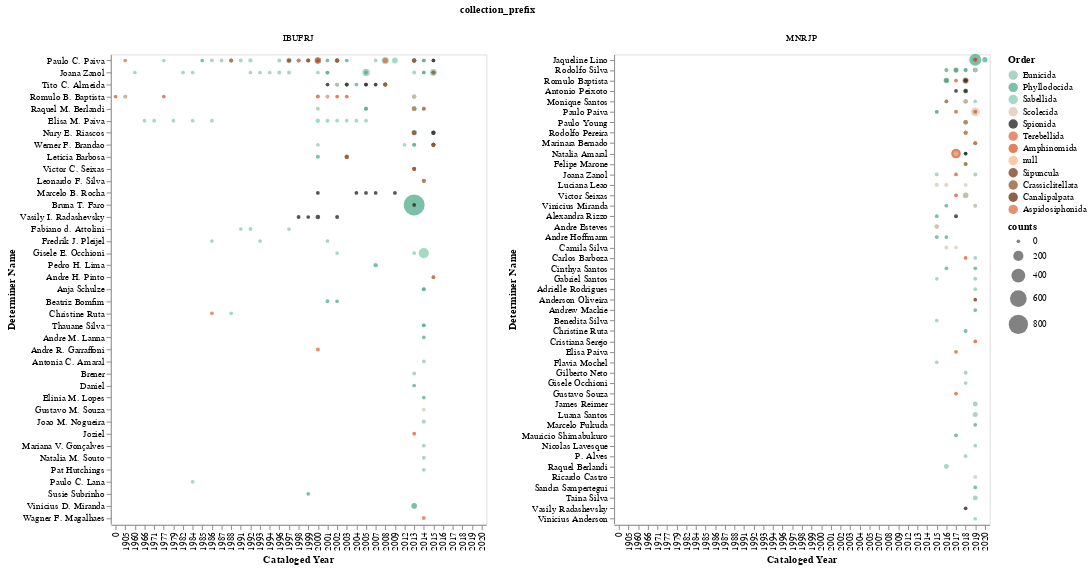

Notebook code for this chart:
### Code cell
g2 = alt.Chart(teste1, width=400, height=500).mark_circle().encode(
    x= alt.X('cataloged_year', type='ordinal', title='Cataloged Year'),
    y= alt.Y('determiner_full_name', type='nominal', title='Determiner Name', 
            sort=alt.EncodingSortField('counts', op="count", order='descending')),
    size= alt.Size('counts', type="quantitative",scale=alt.Scale(range=[15, 500])),  # range ajusta tamanho do circulo
    color= alt.Color('order', type="nominal", title="Order", scale=alt.Scale(domain=ordens, range=cores)),
    tooltip= alt.Tooltip(['determiner_full_name', 'cataloged_year', 'counts', 'order'])
)

# saving chart
g2.facet(column='collection_prefix').resolve_scale(y='independent'
                                    ).save('./graphs/determiner/counts_per_determiner-w-order.html')

g2.facet(column='collection_prefix').resolve_scale(y='independent')

### Figure 1 — Vega-Lite specification as saved in the notebook (floating-point values rounded to 4 significant figures; data arrays with more than 128 entries replaced by an {"elided": "..."} marker saying what was removed)
{"config": {"view": {"continuousWidth": 400, "continuousHeight": 300}}, "data": {"name": "data-5be0bb353026b62847283c86aa6ff442"}, "facet": {"column": {"type": "nominal", "field": "collection_prefix"}}, "spec": {"mark": "circle", "encoding": {"color": {"type": "nominal", "field": "order", "scale": {"domain": ["Eunicida", "Phyllodocida", "Sabellida", "Scolecida", "Spionida", "Terebellida", "Amphinomida", NaN, "Sipuncula", "Crassiclitellata", "Canalipalpata", "Aspidosiphonida"], "range": ["#8ABFB0", "#41A681", "#7ACAAB", "#D9C2AD", "#0D0D0D", "#D96236", "#D94B18", "#FFB27C", "#732C02", "#86471B", "#592202", "#D96236"]}, "title": "Order"}, "size": {"type": "quantitative", "field": "counts", "scale": {"range": [15, 500]}}, "tooltip": [{"type": "nominal", "field": "determiner_full_name"}, {"type": "quantitative", "field": "cataloged_year"}, {"type": "quantitative", "field": "counts"}, {"type": "nominal", "field": "order"}], "x": {"type": "ordinal", "field": "cataloged_year", "title": "Cataloged Year"}, "y": {"type": "nominal", "field": "determiner_full_name", "sort": {"field": "counts", "op": "count", "order": "descending"}, "title": "Determiner Name"}}, "height": 500, "width": 400}, "resolve": {"scale": {"y": "independent"}}, "$schema": "https://vega.github.io/schema/vega-lite/v4.8.1.json", "datasets": {"data-5be0bb353026b62847283c86aa6ff442": {"elided": "339 records"}}}
